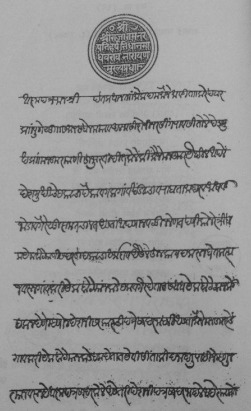
#> input picture Line Segmentation in Historical Document/data/historical-doc.png, 251 x 411 px
$ python main.py
#> lines starting #> are read from the running program, lines starting #| are printed output that depends on the picture; after the words box and inside, x2 and y2 are one past the last pixel; in counts of white or black regions, pixels touching at a corner belong together
### Line Segmentation in Historical Document/src/utils.py
from enum import Enum
import logging
import os

import cv2
import numpy as np
import matplotlib.pyplot as plt


def get_save_path() -> str:
    return "res"


class Colour(Enum):
    RED = "RED"
    BLUE = "BLUE"
    GREEN = "GREEN"


def load_image(path: str, log_info: bool = True) -> np.ndarray:
    img = cv2.imread(path)
    img = cv2.cvtColor(img, cv2.COLOR_BGR2RGB)

    if log_info:
        logging.info(f"loaded image from {path}")
        logging.info(f"\tshape: {img.shape}")
        logging.info(f"\tdtype: {img.dtype}")
        logging.info(f"\tmin: {img.min()}")
        logging.info(f"\tmax: {img.max()}")
        logging.info(f"\tmean: {img.mean()}")

    return img


def load_document_image() -> np.ndarray:
    IMAGE_PATH = os.path.join("data", "historical-doc.png")
    img = load_image(IMAGE_PATH, log_info=True)
#> in load_image, img is the input picture: shape (411, 251, 3); mean B, G, R 150.8, 150.8, 150.8

    return img


def show_image(img: np.ndarray, title: str, save: bool, **im_kwargs) -> None:
    logging.info(f"showing image - title: {title} ... ")
    plt.imshow(img, **im_kwargs)
    plt.title(title)
    plt.show(block=True)

    if not save:
        return

    file_path = os.path.join(get_save_path(), f"{title}.png")
    plt.imsave(file_path, img, **im_kwargs)
    logging.info(f"saved image to {file_path}")

### Line Segmentation in Historical Document/src/histograms.py
import time
import logging
from typing import Dict, Tuple

import numpy as np
import matplotlib.pyplot as plt
import cv2

from src.utils import Colour


def get_histograms(
    img: np.ndarray,
) -> Tuple[Dict[Colour, np.ndarray], Dict[Colour, np.ndarray]]:
    logging.info("calculating histograms ... ")

    COLOURS = [Colour.RED, Colour.GREEN, Colour.BLUE]
    NUM_CHANNELS = img.shape[2]
    assert (
        NUM_CHANNELS == 3
    ), f"[calc_histogram] expected 3 channels (RGB), got {NUM_CHANNELS}"

    NUM_LEVELS = np.iinfo(img.dtype).max + 1

    custom_hist, custom_time = {}, 0
    opencv_hist, opencv_time = {}, 0
    for channel, colour in enumerate(COLOURS):
        start_time = time.time()
        custom_channel_hist = np.zeros(NUM_LEVELS)
        for intensity in img[:, :, channel].flatten():
            custom_channel_hist[intensity] += 1
        custom_hist[colour] = custom_channel_hist
        custom_time += time.time() - start_time

        start_time = time.time()
        opencv_channel_hist = cv2.calcHist(
            [img], [channel], None, [NUM_LEVELS], [0, NUM_LEVELS]
        ).flatten()
        opencv_hist[colour] = opencv_channel_hist
        opencv_time += time.time() - start_time

    logging.info("\ttime taken for custom histogram: %.4f", custom_time)
    logging.info("\ttime taken for opencv histogram: %.4f", opencv_time)

    logging.info("\tverifying correctness ... ")
    correct = all(np.array_equal(custom_hist[col], opencv_hist[col]) for col in COLOURS)
    logging.info("\t" + "correct!" if correct else "incorrect.")

    return custom_hist, opencv_hist


def visualise_histograms(
    custom: Dict[Colour, np.ndarray], opencv: Dict[Colour, np.ndarray]
) -> None:
    # TODO:
    # 1. add a mixed visualisation that shows the mix of all three in a single plot, for both
    # 2. add a binary version that convers to black and white and plots both - still maintain the columns, though.

    fig, axes = plt.subplots(3, 2, figsize=(12, 8))
    for i, colour in enumerate([Colour.RED, Colour.GREEN, Colour.BLUE]):
        col_val = colour.value.lower()
        assert len(custom[colour]) == len(opencv[colour])
        NUM_LEVELS = len(custom[colour])

        axes[i, 0].bar(range(NUM_LEVELS), custom[colour], color=col_val, width=1)
        axes[i, 0].set_title(f"{col_val} - custom histogram")
        axes[i, 0].set_xlim(0, NUM_LEVELS - 1)

        axes[i, 1].bar(range(NUM_LEVELS), opencv[colour], color=col_val, width=1)
        axes[i, 1].set_title(f"{col_val} - opencv histogram")
        axes[i, 1].set_xlim(0, NUM_LEVELS - 1)
    fig.suptitle("Image Histograms")

    logging.info("showing histograms ... ")
    plt.show(block=True)

### Line Segmentation in Historical Document/src/detection.py
import logging
from typing import Tuple, List

import cv2
import numpy as np

from src.utils import show_image


def _mark_main_doc_contours(
    y_sep: int, processed: np.ndarray, img: np.ndarray
) -> Tuple[np.ndarray, np.ndarray, List[Tuple[int, int, int, int]]]:
    bbs_img = img.copy()
    ply_img = img.copy()
    final_text_contours: List[Tuple[int, int, int, int]] = []

    h, w, _ = img.shape
    bottom_area = (h - y_sep) * w

    main_doc_text_contours, _ = cv2.findContours(
        processed[y_sep:, :], cv2.RETR_TREE, cv2.CHAIN_APPROX_SIMPLE
    )

    for contour in main_doc_text_contours:
        x, y, w, h = cv2.boundingRect(contour)
        logging.info(f"bounding box: {x, y, w, h}")

        if not (100 <= h * w <= (bottom_area / 2)):
            continue

        cv2.rectangle(bbs_img[y_sep:, :], (x, y), (x + w, y + h), (0, 255, 0), 2)
        cv2.drawContours(ply_img[y_sep:, :], [contour], -1, (0, 255, 0), 1)

        final_text_contours.append((x, y + y_sep, w, h))

    return bbs_img, ply_img, final_text_contours


def _mark_seal_text_contours(
    y_sep: int, processed: np.ndarray, img: np.ndarray
) -> Tuple[np.ndarray, np.ndarray, List[Tuple[int, int, int, int]]]:
    bbs_img = img.copy()
    ply_img = img.copy()
    final_text_contours: List[Tuple[int, int, int, int]] = []

    h, w, _ = img.shape
    top_area = y_sep * w

    seal_text_contours, _ = cv2.findContours(
        processed[:y_sep, :], cv2.RETR_TREE, cv2.CHAIN_APPROX_SIMPLE
    )

    for contour in seal_text_contours:
        x, y, w, h = cv2.boundingRect(contour)
        logging.info(f"bounding box: {x, y, w, h}")

        if not (10 <= h * w <= top_area / 2):
            continue

        cv2.rectangle(bbs_img[:y_sep, :], (x, y), (x + w, y + h), (0, 255, 0), 2)
        cv2.drawContours(ply_img[:y_sep, :], [contour], -1, (0, 255, 0), 1)

        final_text_contours.append((x, y, w, h))

    return bbs_img, ply_img, final_text_contours


def _merge_adjacent_rects(
    image: np.ndarray,
    rects: List[Tuple[int, int, int, int]],
    name: str,
) -> np.ndarray:
    img = image.copy()

    def get_top_left_y(a: Tuple[int, int, int, int]) -> int:
        return a[1]

    rects.sort(key=get_top_left_y)
    final_bounds: List[Tuple[int, int, int, int]] = []
    assert len(rects) > 0, "no contours found"

    cur_x, cur_y, cur_w, cur_h = rects[0]

    for contour in rects[1:]:
        x, y, w, h = contour

        cur_mid = cur_y + cur_h / 2
        if y > cur_mid:
            final_bounds.append((cur_x, cur_y, cur_w, cur_h))
            cur_x, cur_y, cur_w, cur_h = x, y, w, h
        else:
            min_x = min(cur_x, x)
            min_y = min(cur_y, y)
            max_x = max(cur_x + cur_w, x + w)
            max_y = max(cur_y + cur_h, y + h)

            cur_x, cur_y = min_x, min_y
            cur_h, cur_w = max_y - min_y, max_x - min_x
    # NOTE: duplicates don't really matter here, so not thinking about it too mcuh
    # but, a duplicate push is possible here. A simple fix would be to make it a set,
    # or explicitly check for presence.
    final_bounds.append((cur_x, cur_y, cur_w, cur_h))

    for i, (x, y, w, h) in enumerate(final_bounds):
        cv2.rectangle(img, (x, y), (x + w, y + h), (0, 255, 0), 2)

        raw_img = image.copy()
        cv2.rectangle(raw_img, (x, y), (x + w, y + h), (0, 255, 0), 2)
        show_image(raw_img, f"{name}_{i+1}", save=True)

    return img


# NOTE: the following three functions are present to satisfy requirements in the document
# They make repeated calls to the same function, which is un-necessary and will be removed later.
def detect_lines_with_bboxes(
    processed: np.ndarray, img: np.ndarray, y_sep: int = 80
) -> None:
    bbs_img, _, rects = _mark_main_doc_contours(y_sep, processed, img)
    show_image(bbs_img, "text-wise bounding boxes - document", save=True)

    line_bbs_img = _merge_adjacent_rects(img, rects, "line")
    show_image(line_bbs_img, "line-wise bounding boxes - document", save=True)


def segment_lines_in_seal(
    processed: np.ndarray, img: np.ndarray, y_sep: int = 80
) -> None:
    bbs_img, _, rects = _mark_seal_text_contours(y_sep, processed, img)
    show_image(bbs_img, "text-wise bounding boxes - seal", save=True)

    line_bbs_img = _merge_adjacent_rects(img, rects, "circle_line")
    show_image(line_bbs_img, "line-wise bounding boxes - seal", save=True)


def detect_lines_with_polygons(
    processed: np.ndarray, img: np.ndarray, y_sep: int = 80
) -> None:
    _, ply_img, _ = _mark_main_doc_contours(y_sep, processed, img)
    _, ply_img, _ = _mark_seal_text_contours(y_sep, processed, ply_img)

    show_image(ply_img, "text-wise polygons - document", save=True)


def preprocess_image(image: np.ndarray, y_sep: int = 80) -> np.ndarray:
    logging.info("pre-processing image for further analysis ... ")

    L = np.iinfo(image.dtype).max + 1

    out = cv2.cvtColor(image, cv2.COLOR_RGB2GRAY)
    show_image(out, "full - gray", True, cmap="gray")

    # bottom half
    out[y_sep:, :] = cv2.GaussianBlur(out[y_sep:, :], (5, 5), 0)  # kernel size, sigma
    show_image(out, "bottom - blurred", True, cmap="gray")

    _, out[y_sep:, :] = cv2.threshold(
        out[y_sep:, :], 0, L, cv2.THRESH_BINARY + cv2.THRESH_OTSU
    )
    show_image(out, "bottom - thresholded", True, cmap="gray")

    kernel = cv2.getStructuringElement(cv2.MORPH_ELLIPSE, (5, 5))
    # out[y_sep:, :] = cv2.morphologyEx(out[y_sep:, :], cv2.MORPH_OPEN, kernel)
    # show_image(out, "bottom - morphed", True, cmap="gray")

    # top half
    top_processed = out.copy()

    # mask the part outside the seal so we can make it white on binarisation
    _, out[:y_sep, :] = cv2.threshold(
        out[:y_sep, :], 0, L, cv2.THRESH_BINARY + cv2.THRESH_OTSU
    )
    show_image(out, "top - thresholded", True, cmap="gray")

    out[:y_sep, :] = cv2.morphologyEx(out[:y_sep, :], cv2.MORPH_OPEN, kernel)
    show_image(out, "top - morphed", True, cmap="gray")

    outside_seal_contours, _ = cv2.findContours(
        out[:y_sep, :], cv2.RETR_TREE, cv2.CHAIN_APPROX_SIMPLE
    )

    out[:y_sep, :] = cv2.bitwise_not(top_processed[:y_sep, :])
    show_image(out, "top - inverted", True, cmap="gray")

    for contour in outside_seal_contours:
        cv2.drawContours(out[:y_sep, :], [contour], -1, (255, 255, 255), -1)
    show_image(out, "top - outside seal filled", True, cmap="gray")

    # remove noise within seal
    out[:y_sep, :] = cv2.GaussianBlur(out[:y_sep, :], (5, 5), 0)
    show_image(out, "top - blurred", True, cmap="gray")

    out[:y_sep, :] = cv2.adaptiveThreshold(
        out[:y_sep, :], L, cv2.ADAPTIVE_THRESH_GAUSSIAN_C, cv2.THRESH_BINARY, 11, 2
    )
    show_image(out, "top - thresholded (adaptive)", True, cmap="gray")

    # mask seal circle itself
    contours, _ = cv2.findContours(
        out[:y_sep, :], cv2.RETR_TREE, cv2.CHAIN_APPROX_SIMPLE
    )
    for contour in contours:
        (x, y), rad = cv2.minEnclosingCircle(contour)
        x, y, rad = int(x), int(y), int(rad)

        # trying to mask away the seal circle
        if not (40 < y < 50) or rad < 15:
            continue

        mask = np.zeros(out[:y_sep, :].shape[:2], dtype=np.uint8)
        cv2.drawContours(mask, [contour], 0, (255, 255, 255), -1)

        white_background = np.full(out[:y_sep, :].shape, L - 1, dtype=np.uint8)

        out[:y_sep, :] = np.where(mask[:, :], out[:y_sep, :], white_background)

    show_image(out, "top - without seal circle", True, cmap="gray")

    return out

### Line Segmentation in Historical Document/main.py
import logging

from src.utils import load_document_image, show_image
from src.detection import (
    detect_lines_with_bboxes,
    preprocess_image,
    segment_lines_in_seal,
    detect_lines_with_polygons,
)
from src.histograms import get_histograms, visualise_histograms


def main() -> None:
    img = load_document_image()
    show_image(img, "initial image", save=False)

    custom_hist, opencv_hist = get_histograms(img)
#> after the loop in get_histograms, `for channel, colour in enumerate(COLOURS):`: custom_hist = 3 items; custom_time = 0.0707; opencv_hist = 3 items; opencv_time = 0.000535
#> in get_histograms, `correct = all(np.array_equal(custom_hist[col], opencv_hist[col]) for c..`: correct = True
#> custom_hist = 3 items; opencv_hist = 3 items
    visualise_histograms(custom_hist, opencv_hist)

    y_sep = 80
    processed = preprocess_image(img, y_sep)
#> in preprocess_image, `outside_seal_contours, _ = cv2.findContours( out[:y_sep, :], cv2.RETR_..`: outside_seal_contours = 1 contour; box (x1, y1, x2, y2) and area: (0, 0, 251, 80) 15839
#> the loop in preprocess_image, `for contour in outside_seal_contours:` made 1 pass
#> in preprocess_image, `out[:y_sep, :] = cv2.adaptiveThreshold( out[:y_sep, :], L, cv2.ADAPTIV..`:
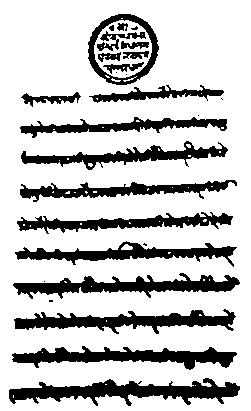
#> out: shape (411, 251); 77% white; 27 black regions (8 under 20 px), largest, box (x1, y1, x2, y2) and area: (9, 378, 240, 406) 3039, (12, 346, 237, 370) 2552, (13, 273, 240, 299) 2543
#> in preprocess_image, `contours, _ = cv2.findContours( out[:y_sep, :], cv2.RETR_TREE, cv2.CHA..`: contours = 29 contours, 18 with area under 20; largest, box (x1, y1, x2, y2) and area: (0, 0, 251, 80) 15919, (94, 20, 152, 78) 2516, (99, 30, 147, 42) 263, (102, 61, 145, 75) 248, (120, 40, 150, 50) 180
#> the loop in preprocess_image, `for contour in contours:` made 29 passes
#> (x, y, rad) on passes 3, 4, 5, 8, 10, 12, 16, 17, 18, 19, 20, 21: (132, 77, 4), (107, 76, 2), (122, 48, 29), (123, 64, 21), (109, 67, 0), (109, 55, 12), (135, 54, 13), (134, 56, 0), (134, 45, 14), (142, 44, 0), (137, 44, 0), (107, 43, 12)
#> (contour, x, y, rad) on passes 1, 2, 6, 7, 9, 11: ([[137, 79], [138, 79]], 137, 79, 0), ([[112, 78], [111, 79], [114, 79], [113, 79]], 112, 79, 1), ([[125, 74], [126, 73], [127, 74], [126, 75]], 126, 74, 1), ([[115, 72], [116, 71], [117, 72], [116, 73]], 116, 72, 1), ([[123, 67], [123, 68], [124, 67]], 123, 67, 0), ([[127, 58], [128, 57], [129, 58], [128, 59]], 128, 58, 1)
#> after the loop in preprocess_image, `for contour in contours:`:
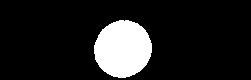
#> mask: shape (80, 251); 12.9% white; 1 white region, box (x1, y1, x2, y2) and area: (94, 20, 152, 78) 2598
#> after the loop in preprocess_image, `for contour in contours:`:
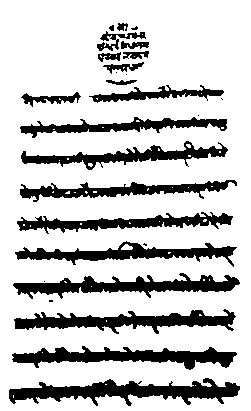
#> out: shape (411, 251); 78.1% white; 27 black regions (8 under 20 px), largest, box (x1, y1, x2, y2) and area: (9, 378, 240, 406) 3039, (12, 346, 237, 370) 2552, (13, 273, 240, 299) 2543
    show_image(processed, "final processed", save=True, cmap="gray")

    detect_lines_with_bboxes(processed, img, y_sep)
#> in _mark_main_doc_contours, `main_doc_text_contours, _ = cv2.findContours( processed[y_sep:, :], cv..`: main_doc_text_contours = 67 contours, 54 with area under 20; largest, box (x1, y1, x2, y2) and area: (0, 0, 251, 331) 82382, (8, 297, 241, 327) 3342, (12, 192, 241, 220) 2838, (13, 228, 237, 255) 2814, (11, 265, 238, 291) 2810
#> the loop in _mark_main_doc_contours, `for contour in main_doc_text_contours:` made 67 passes
#> (x, y, w, h) on passes 1, 2, 3, 4, 5, 7, 9, 10, 11, 14, 16, 17: (123, 0, 7, 2), (112, 0, 9, 2), (0, 0, 251, 331), (137, 300, 6, 5), (8, 297, 233, 30), (195, 305, 1, 1), (11, 265, 227, 26), (42, 272, 1, 1), (13, 228, 224, 27), (48, 219, 6, 4), (12, 192, 229, 28), (91, 206, 1, 1)
#> (contour, x, y, w, h) on passes 6, 8, 12, 13, 15, 18: ([[13, 315], [13, 317]], 13, 315, 1, 3), ([[105, 304], [106, 304]], 105, 304, 2, 1), ([[106, 240], [106, 241]], 106, 240, 1, 2), ([[199, 234], [199, 235], [201, 235], [200, 234]], 199, 234, 3, 2), ([[43, 201], [44, 200], [45, 201], [44, 202]], 43, 200, 3, 3), ([[64, 201], [65, 202], [66, 202], [65, 201]], 64, 201, 3, 2)
#> after the loop in _mark_main_doc_contours, `for contour in main_doc_text_contours:`: final_text_contours = [(8, 377, 233, 30), (11, 345, 227, 26), (13, 308, 224, 27), (12, 272, 229, 28), (14, 240, 224, 28), (16, 211, 218, 24), (19, 179, 219, 24), (20, 140, 209, 31), (19, 116, 209, 23), (20, 91, 62, 17), (88, 84, 137, 20)]
#> in detect_lines_with_bboxes, `bbs_img, _, rects = _mark_main_doc_contours(y_sep, processed, img)`: bbs_img: shape (411, 251, 3); 13.91% of pixels changed, all inside (x1, y1, x2, y2) = (7, 83, 243, 409)
#> in detect_lines_with_bboxes, `bbs_img, _, rects = _mark_main_doc_contours(y_sep, processed, img)`: rects has the same summary as final_text_contours in _mark_main_doc_contours
#> in _merge_adjacent_rects, `cur_x, cur_y, cur_w, cur_h = rects[0]`: cur_x = 88; cur_y = 84; cur_w = 137; cur_h = 20
#> the loop in _merge_adjacent_rects, `for contour in rects[1:]:` made 10 passes
#> (x, y, w, h, cur_mid, min_x, min_y, max_x) on pass 1: (20, 91, 62, 17, 94, 20, 84, 225)
#> (x, y, w, h, cur_mid, cur_x, cur_y, cur_w) on passes 2 to 7: (19, 116, 209, 23, 96, 19, 116, 209), (20, 140, 209, 31, 127.5, 20, 140, 209), (19, 179, 219, 24, 155.5, 19, 179, 219), (16, 211, 218, 24, 191, 16, 211, 218), (14, 240, 224, 28, 223, 14, 240, 224), (12, 272, 229, 28, 254, 12, 272, 229)
#> after the loop in _merge_adjacent_rects, `for contour in rects[1:]:`: final_bounds = [(20, 84, 205, 24), (19, 116, 209, 23), (20, 140, 209, 31), (19, 179, 219, 24), (16, 211, 218, 24), (14, 240, 224, 28), (12, 272, 229, 28), (13, 308, 224, 27), (11, 345, 227, 26)]
#> the loop in _merge_adjacent_rects, `for i, (x, y, w, h) in enumerate(final_bounds):` made 10 passes
#> after the loop in _merge_adjacent_rects, `for i, (x, y, w, h) in enumerate(final_bounds):`:
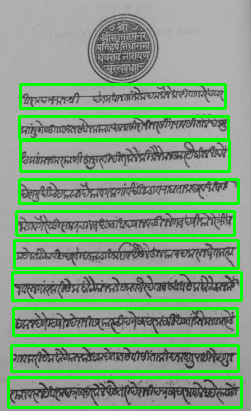
#> img: shape (411, 251, 3); 13.87% of pixels changed, all inside (x1, y1, x2, y2) = (7, 83, 243, 409)
    segment_lines_in_seal(processed, img, y_sep)
#> in _mark_seal_text_contours, `seal_text_contours, _ = cv2.findContours( processed[:y_sep, :], cv2.RE..`: seal_text_contours = 23 contours, 13 with area under 20; largest, box (x1, y1, x2, y2) and area: (0, 0, 251, 80) 19750, (99, 30, 147, 42) 263, (102, 61, 145, 75) 248, (120, 40, 150, 50) 180, (122, 50, 150, 60) 174
#> the loop in _mark_seal_text_contours, `for contour in seal_text_contours:` made 23 passes
#> (x, y, w, h) on passes 4, 6, 8, 12, 13, 14, 15, 16, 17, 18, 19, 20: (102, 61, 43, 14), (109, 67, 1, 1), (97, 51, 25, 12), (122, 50, 28, 10), (134, 56, 1, 1), (120, 40, 30, 10), (142, 44, 1, 1), (137, 44, 1, 1), (96, 38, 24, 14), (101, 47, 1, 1), (99, 30, 48, 12), (142, 34, 1, 1)
#> (contour, x, y, w, h) on passes 1, 2, 3, 5, 7, 9: ([[0, 0], [0, 79], [250, 79], [250, 0]], 0, 0, 251, 80), ([[125, 74], [126, 73], [127, 74], [126, 75]], 125, 73, 3, 3), ([[115, 72], [116, 71], [117, 72], [116, 73]], 115, 71, 3, 3), ([[123, 67], [123, 68], [124, 67]], 123, 67, 2, 2), ([[127, 58], [128, 57], [129, 58], [128, 59]], 127, 57, 3, 3), ([[116, 55], [116, 56]], 116, 55, 1, 2)
#> after the loop in _mark_seal_text_contours, `for contour in seal_text_contours:`: final_text_contours = [(102, 61, 43, 14), (97, 51, 25, 12), (122, 50, 28, 10), (120, 40, 30, 10), (96, 38, 24, 14), (99, 30, 48, 12), (130, 25, 9, 6), (108, 24, 7, 8), (116, 22, 13, 10)]
#> in segment_lines_in_seal, `bbs_img, _, rects = _mark_seal_text_contours(y_sep, processed, img)`:
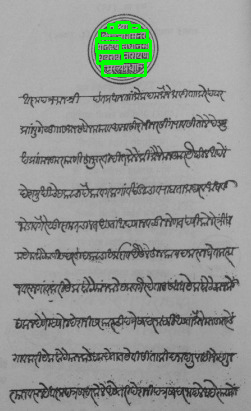
#> bbs_img: shape (411, 251, 3); 1.41% of pixels changed, all inside (x1, y1, x2, y2) = (95, 21, 152, 77)
#> in segment_lines_in_seal, `bbs_img, _, rects = _mark_seal_text_contours(y_sep, processed, img)`: rects has the same summary as final_text_contours in _mark_seal_text_contours
#> call 2 of _merge_adjacent_rects, with name = 'circle_line'
#> in _merge_adjacent_rects (call 2), `cur_x, cur_y, cur_w, cur_h = rects[0]`: cur_x = 116; cur_y = 22; cur_w = 13; cur_h = 10
#> the loop in _merge_adjacent_rects (call 2), `for contour in rects[1:]:` made 8 passes
#> (x, y, w, h, cur_mid, min_x, min_y, max_x) on passes 1, 2, 5: (108, 24, 7, 8, 27, 108, 22, 129), (130, 25, 9, 6, 27, 108, 22, 139), (120, 40, 30, 10, 45, 96, 38, 150)
#> (x, y, w, h, cur_mid, cur_x, cur_y, cur_w) on passes 3, 4, 6: (99, 30, 48, 12, 27, 99, 30, 48), (96, 38, 24, 14, 36, 96, 38, 24), (122, 50, 28, 10, 45, 122, 50, 28)
#> the loop in _merge_adjacent_rects (call 2), `for i, (x, y, w, h) in enumerate(final_bounds):` made 5 passes
#> (x, y, w, h) on passes 1 to 5: (108, 22, 31, 10), (99, 30, 48, 12), (96, 38, 54, 14), (97, 50, 53, 13), (102, 61, 43, 14)
#> after the loop in _merge_adjacent_rects (call 2), `for i, (x, y, w, h) in enumerate(final_bounds):`:
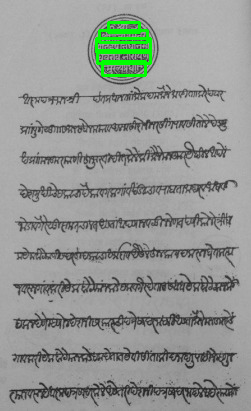
#> img: shape (411, 251, 3); 1.49% of pixels changed, all inside (x1, y1, x2, y2) = (95, 21, 152, 77)
    detect_lines_with_polygons(processed, img, y_sep)
#> the loop in _mark_main_doc_contours (call 2), `for contour in main_doc_text_contours:` made 67 passes
#> contour on passes 6, 7, 8, 10, 12, 13, 15, 17, 18, 19, 20, 23: [[13, 315], [13, 317]], [[195, 305]], [[105, 304], [106, 304]], [[42, 272]], [[106, 240], [106, 241]], [[199, 234], [199, 235], [201, 235], [200, 234]], [[43, 201], [44, 200], [45, 201], [44, 202]], [[91, 206]], [[64, 201], [65, 202], [66, 202], [65, 201]], [[209, 199], [209, 200]], [[203, 199], [203, 200], [204, 200], [204, 199]], [[168, 172], [168, 173], [169, 173], [170, 172]]
#> the loop in _mark_seal_text_contours (call 2), `for contour in seal_text_contours:` made 23 passes
#> contour on passes 1, 2, 3, 5, 6, 7, 9, 10, 11, 13, 15, 16: [[0, 0], [0, 79], [250, 79], [250, 0]], [[125, 74], [126, 73], [127, 74], [126, 75]], [[115, 72], [116, 71], [117, 72], [116, 73]], [[123, 67], [123, 68], [124, 67]], [[109, 67]], [[127, 58], [128, 57], [129, 58], [128, 59]], [[116, 55], [116, 56]], [[110, 55], [109, 56]], [[100, 55], [100, 56], [101, 57], [101, 56]], [[134, 56]], [[142, 44]], [[137, 44]]
#> in detect_lines_with_polygons, `_, ply_img, _ = _mark_seal_text_contours(y_sep, processed, ply_img)`:
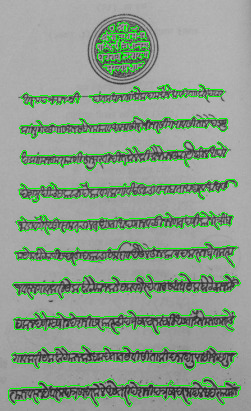
#> ply_img: shape (411, 251, 3); mean R, G, B 142.2, 156.9, 142.2


if __name__ == "__main__":
    logging.basicConfig(
        level=logging.INFO, format="%(asctime)s - %(levelname)s : %(message)s"
    )

    main()
